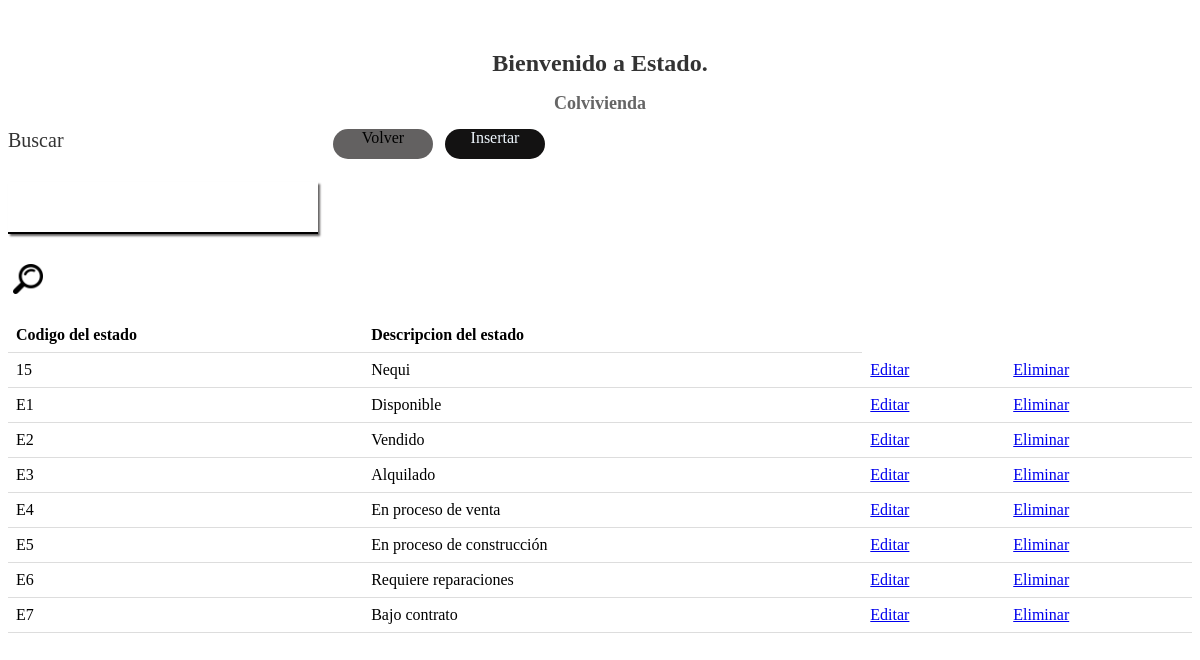
/read/pagina_de_estado.php, run on an earlier commit of the app's database.
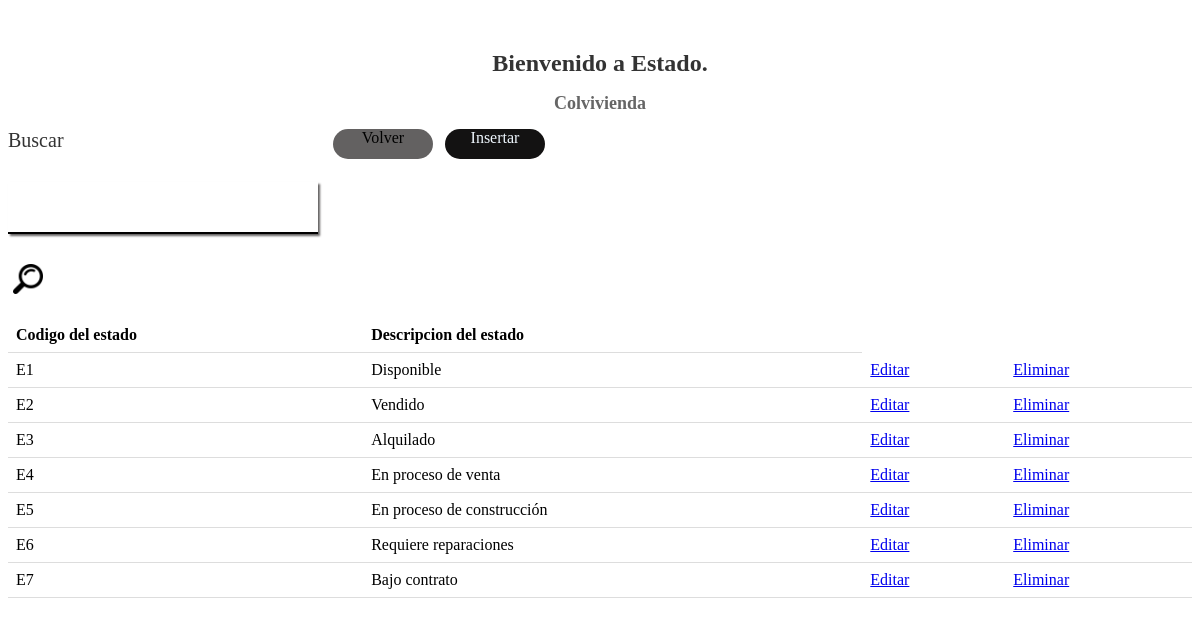
And on a later commit of the database.
### tables this page shows
CREATE TABLE `estado` (
  `codigo_estado` varchar(2) NOT NULL,
  `descripcion` varchar(50) NOT NULL,
  PRIMARY KEY (`codigo_estado`)
);

### read/Pagina_de_estado.php (the view, shortened to what this page needs)
<!DOCTYPE html>
<html lang="en">
<head>
  <link rel="stylesheet" href="../css/reads.css">
</head>
<body>
  <div class="letrero">
    <h1>Bienvenido a Estado.</h1>
    <h2>Colvivienda</h2>
  </div>
  <div class="container">
    <form name="buscar" id="buscar" action="" class="container__form">
      <label class="container__label" for="buscar">Buscar</label>
      <div class="container__input">
        <input class="container__input-text" type="text" name="buscar" id="buscar">
      </div>
      <a href="#" onclick="document.getElementById('buscar').submit();">
        <img class="container__img" src="../imgs/lupa.png" alt="lupa">
      </a>
    </form>
    <div class="container__boton">
      <div class="container__boton-volver">
        <a href="botones.php" class="container__boton-volver-text">Volver</a>
      </div>
      <div class="container__boton-insertar">
        <a href="../Insert/insertar_estado-forma.php" class="container__boton-insertar-text">Insertar</a>
      </div>
    </div>
  </div>
  <?php
  $mysql_host = 'localhost';
  $mysql_user = 'root';
  $password = '';
  $dbhandle = mysqli_connect($mysql_host, $mysql_user, $password) or die('Problemas de conexión con DB');
  if (empty($_GET['buscar'])) {
    $matriz = mysqli_query($dbhandle, "select * from estado;");
  } else {
    $matriz = mysqli_query($dbhandle, "select * from estado where descripcion like '%" . $_GET['buscar'] . "%';");
    $vregistros = mysqli_num_rows($matriz);
    if ($vregistros == 0) {
      echo "no se encontraron registros";
    }
  }
  echo "<table>";
  echo "
      <tr>
        <th>Codigo del estado</th>
        <th>Descripcion del estado</th>
     </tr>";
  while ($row = mysqli_fetch_array($matriz, MYSQLI_ASSOC)) {
    echo "<tr>";
    echo "<td>" . $row['codigo_estado'] . "</td>";
    echo "<td>" . $row['descripcion'] . "</td>";
    echo "<td><a href='../update/estado_edit.php?codigo=" . $row['codigo_estado'] . "'>Editar</a></td>";
    echo "<td><a href='javascript:preguntar(\"" . $row['codigo_estado'] . "\")'>Eliminar</a></td>";
    echo "</tr>";
  }
  echo "</table>";
  ?>
</body>
</html>

What changed in the data, as far as the page shows it:
removed estado: codigo_estado "15", descripcion "Nequi"
